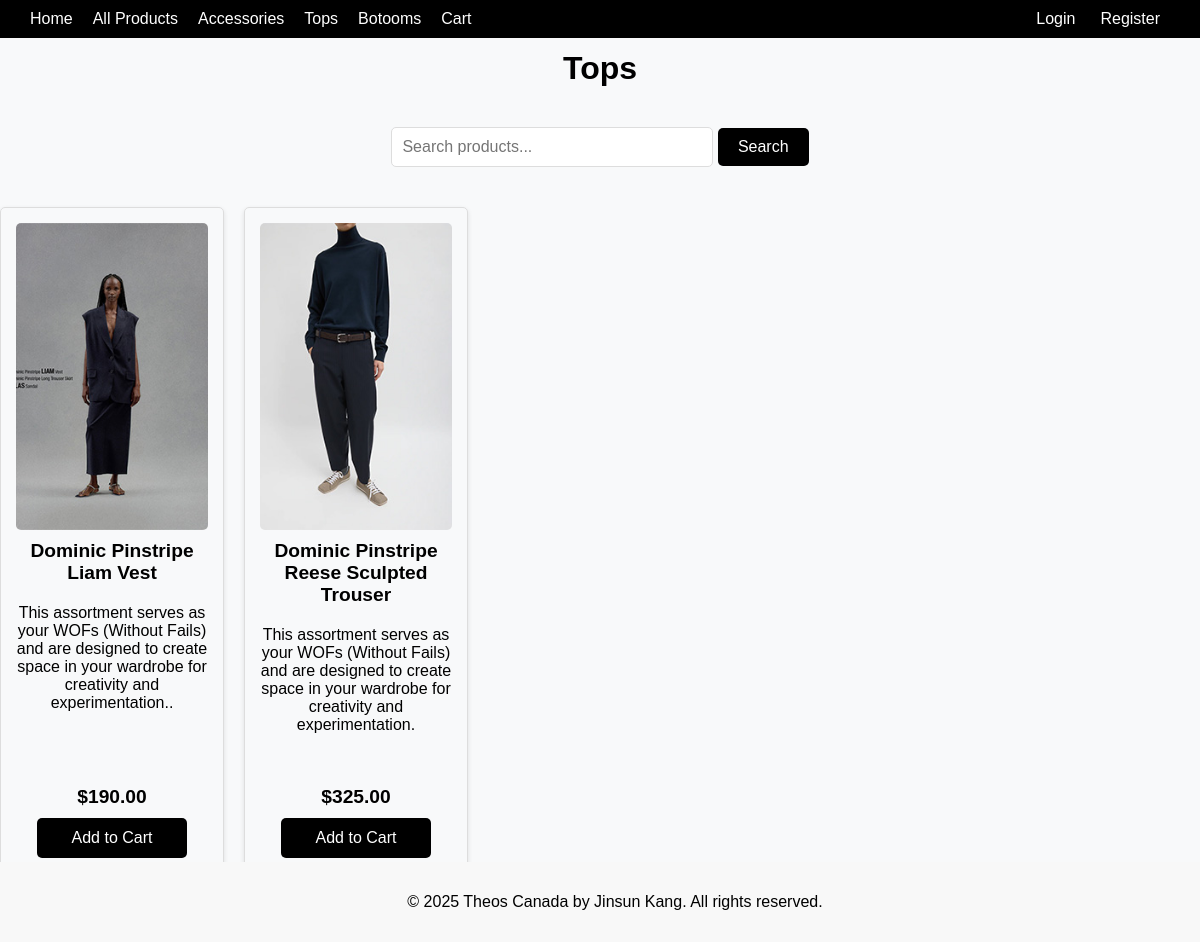
/ecommerce/category.php?id=2, run on the app's committed database.
### tables this page shows
CREATE TABLE categories (
    id INT AUTO_INCREMENT PRIMARY KEY,
    name VARCHAR(100) NOT NULL
);

CREATE TABLE products (
    id INT AUTO_INCREMENT PRIMARY KEY,
    name VARCHAR(100),
    description TEXT,
    price DECIMAL(10, 2),
    image VARCHAR(255),
    created_at TIMESTAMP DEFAULT CURRENT_TIMESTAMP
);

### ecommerce/category.php (the view, shortened to what this page needs)
<?php
include 'includes/header.php';
include 'includes/db.php';
$category_id = isset($_GET['id']) ? intval($_GET['id']) : 0;
$search_term = isset($_GET['search']) ? trim($_GET['search']) : '';
$category_sql = "SELECT name FROM categories WHERE id = ?";
$stmt = $conn->prepare($category_sql);
$stmt->bind_param("i", $category_id);
$stmt->execute();
$category_result = $stmt->get_result();
$category = $category_result->fetch_assoc();
$product_sql = "SELECT p.*, c.name AS category_name
                FROM products p
                LEFT JOIN categories c ON p.category_id = c.id
                WHERE p.category_id = ?";
if (!empty($search_term)) {
    $product_sql .= " AND (p.name LIKE ? OR p.description LIKE ?)";
    $stmt = $conn->prepare($product_sql);
    $search_param = "%$search_term%";
    $stmt->bind_param("iss", $category_id, $search_param, $search_param);
} else {
    $stmt = $conn->prepare($product_sql);
    $stmt->bind_param("i", $category_id);
}
$stmt->execute();
$product_result = $stmt->get_result();
$products = $product_result->fetch_all(MYSQLI_ASSOC);
?>
<div class="category-heading"><?= $category['name'] ?></div>
<div class="search-bar">
    <form method="GET" action="">
        <input type="text" name="search" placeholder="Search products..." value="<?= htmlspecialchars($search_term) ?>">
        <button type="submit">Search</button>
    </form>
</div>
<div class="products-container">
    <?php if (count($products) > 0): ?>
        <?php foreach ($products as $product): ?>
            <div class="product">
                <img src="<?= $product['image'] ?>" alt="<?= $product['name'] ?>">
                <h3><?= $product['name'] ?></h3>
                <p class="description"><?= $product['description'] ?></p>
                <div class="product-footer">
                    <p class="price">$<?= $product['price'] ?></p>
                    <a href="cart.php?add=<?= $product['id'] ?>">Add to Cart</a>
                </div>
            </div>
        <?php endforeach; ?>
    <?php else: ?>
        <p>No products found in this category.</p>
    <?php endif; ?>
</div>
<?php include 'includes/footer.php'; ?>

### ecommerce/includes/header.php (style rules this page uses)
body { margin: 0; font-family: Arial, sans-serif; background-color: #f8f9fa; padding-top: 60px; }

### ecommerce/category.php (style rules this page uses)
.products-container { display: grid; grid-template-columns: repeat(5, 1fr); gap: 20px; margin: 20px auto; max-width: 1200px; }
.category-heading { text-align: center; font-size: 2em; font-weight: bold; margin: 50px 0 20px 0; }
.search-bar { text-align: center; margin: 20px 0; }
.search-bar input[type="text"] { padding: 10px; width: 300px; max-width: 80%; border: 1px solid #ddd; border-radius: 5px; font-size: 1em; }
.search-bar button { padding: 10px 20px; background-color: black; color: white; border: none; border-radius: 5px; cursor: pointer; font-size: 1em; }
.product { display: flex; flex-direction: column; justify-content: space-between; text-align: center; padding: 15px; border: 1px solid #ddd; border-radius: 5px; box-shadow: 0 2px 5px rgba(0, 0, 0, 0.1); height: 100%; }
.product img { width: 100%; aspect-ratio: 5 / 8; object-fit: cover; border-radius: 5px; }
.product h3 { font-size: 1.2em; margin: 10px 0; }
.product p.description { margin: 10px 0; font-size: 1em; min-height: 60px; }
.product-footer { margin-top: auto; display: flex; flex-direction: column; align-items: center; }
.product-footer p.price { font-size: 1.2em; font-weight: bold; margin: 10px 0; }
.product-footer a { display: inline-block; width: 150px; height: 40px; line-height: 40px; background-color: black; color: white; text-decoration: none; border-radius: 5px; }

### ecommerce/includes/footer.php (style rules this page uses)
html, body { height: 100%; margin: 0; padding: 0; display: flex; flex-direction: column; }

### data on the page
categories: name "Tops"
products: image (picture), name "Dominic Pinstripe Liam Vest", description "This assortment serves as your WOFs (Without Fails) and are designed to create space in your wardrobe for creativity and experimentation..", price "190.00"
products: image (picture), name "Dominic Pinstripe Reese Sculpted Trouser", description "This assortment serves as your WOFs (Without Fails) and are designed to create space in your wardrobe for creativity and experimentation.", price "325.00"
